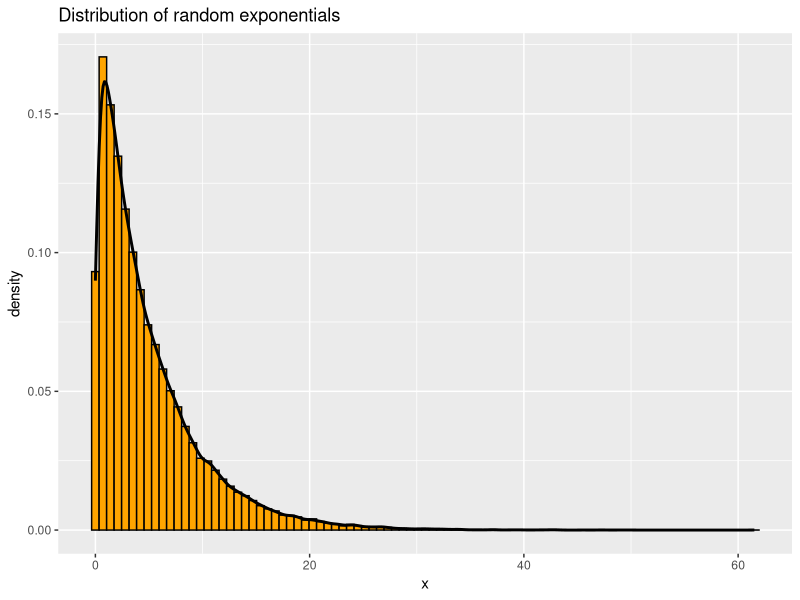
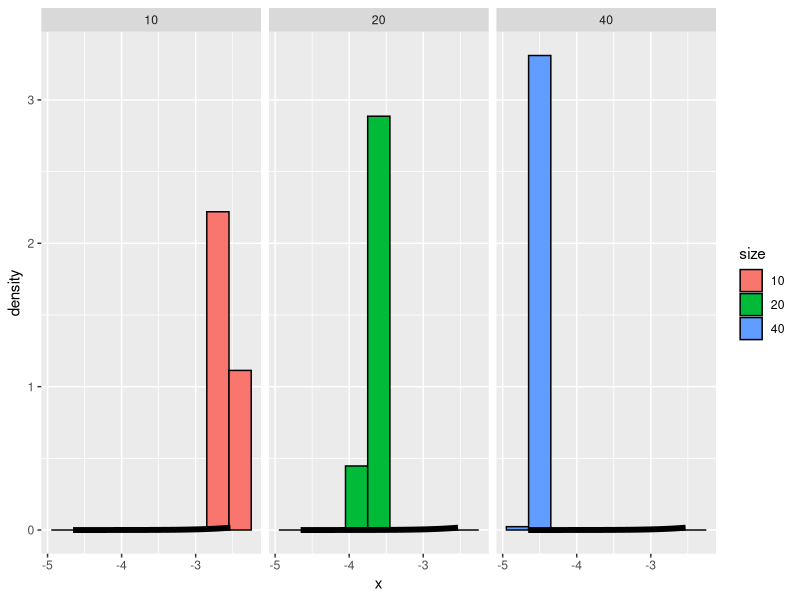

R code for these plots, in order:
## ---- chunk 1
lambda <- 0.2
theoretical.mean <- 1/lambda
theoretical.sd <- 1/lambda
## ---- chunk 2
n <- 40
nsim <- 1000
## ---- chunk 3
simulation.data_raw <- rexp(n * nsim, lambda)
simulation.data_matrix <- matrix(simulation.data_raw, ncol = n)
## ---- chunk 4
library(ggplot2)
ggplot(data = data.frame(x = simulation.data_raw), aes(x = x, y = ..density..)) + 
    geom_histogram(binwidth = 0.7, color = "black", fill = "orange") +
    geom_density(lwd = 1) +
    ggtitle("Distribution of random exponentials")
## ---- chunk 5
nosim <- 1000
cfunc <- function(x, n) sqrt(n) * (mean(x) - theoretical.mean) / theoretical.sd
dat <- data.frame(
  x = c(apply(matrix(sample(0:1, prob = c(.1,.9), nosim * 10, replace = TRUE), 
                     nosim), 1, cfunc, 10),
        apply(matrix(sample(0:1, prob = c(.1,.9), nosim * 20, replace = TRUE), 
                     nosim), 1, cfunc, 20),
        apply(matrix(sample(0:1, prob = c(.1,.9), nosim * n, replace = TRUE), 
                     nosim), 1, cfunc, 30)
        ),
  size = factor(rep(c(10, 20, n), rep(nosim, 3))))
g <- ggplot(dat, aes(x = x, fill = size)) + geom_histogram(binwidth=.3, colour = "black", aes(y = ..density..)) 
g <- g + stat_function(fun = dnorm, size = 2)
g + facet_grid(. ~ size)
